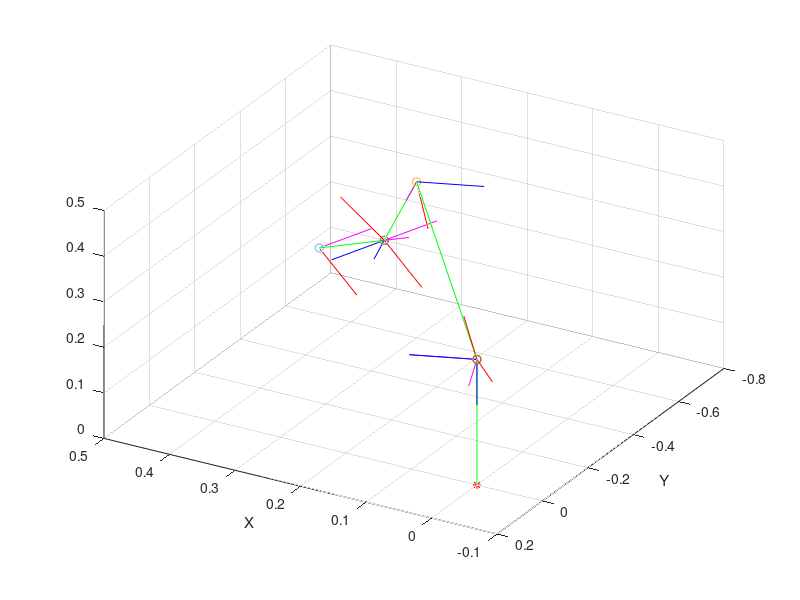

This chart was generated by the following MATLAB code:
%Simon Michaud
%Creation: 2018-10-05
%Modifications

clear all;
% theta = [90,270,90,270,270,270];
% theta = [180, 180,180,180,180,180];
theta = [238,238,100,210,200,0];
%% Variables pour la cinematique du robot    
q(1) = theta(1);
q(2) = theta(2)-90;
q(3) = theta(3)+90;
q(4) = -theta(4);
q(5) = -theta(5);
q(6) = theta(6);


D1 = 0.2755;
D2 = 0.4100;
D3 = 0.2073;
D4 = 0.1038;
D5 = 0.1038;
D6 = 0.16;
e2 = 0.0098;

%% Parametres DH du manipulateur
DH = [0, 0, -D1, q(1); -pi/2, 0, 0, q(2); pi ,D2, -e2, q(3); 3*pi/2, 0, (D3+D4), q(4); pi/2, 0, 0, q(5); 3*pi/2, 0, -(D5+D6), q(6)];

alpha(1)=DH(1,1);
alpha(2)=DH(2,1);
alpha(3)=DH(3,1);
alpha(4)=DH(4,1);
alpha(5)=DH(5,1);
alpha(6)=DH(6,1);

d(1)=DH(1,3);
d(2)=DH(2,3);
d(3)=DH(3,3);
d(4)=DH(4,3);
d(5)=DH(5,3);
d(6)=DH(6,3);

a(1)=DH(1,2);
a(2)=DH(2,2);
a(3)=DH(3,2);
a(4)=DH(4,2);
a(5)=DH(5,2);
a(6)=DH(6,2);

%% Creation des matrices de rotation et de transformation entre les frames
for i=1:6
    T(:,:,i)=[cosd(q(i)) -sind(q(i)) 0 a(i);...
        sind(q(i))*cos(alpha(i)) cos(alpha(i))*cosd(q(i)) -sin(alpha(i)) -d(i)*sin(alpha(i)); ...
        sind(q(i))*sin(alpha(i)) cosd(q(i))*sin(alpha(i)) cos(alpha(i)) d(i)*cos(alpha(i));...
        0 0 0 1];
    Ri_i1(:,:,i) = [cosd(q(i)) -sind(q(i)) 0;...
        sind(q(i))*cos(alpha(i)) cos(alpha(i))*cosd(q(i)) -sin(alpha(i)) ; ...
        sind(q(i))*sin(alpha(i)) cosd(q(i))*sin(alpha(i)) cos(alpha(i))];
    Ri1_i(:,:,i) = transpose(Ri_i1(:,:,i));
           
end
%% Creation des matrices de transformation et de rotation en fonction du frame de reference
T0=[1 0 0 0; 0 -1 0 0; 0 0 -1 0; 0 0 0 1];
T0(:,:,1) = T0 *T(:,:,1);
R0 = [1 0 0; 0 -1 0; 0 0 -1];
R0(:,:,1) = R0*Ri_i1(:,:,1);
Pi_i1(:,:,1) = [T0(1,4,1), T0(2,4,1), T0(3,4,1)];
for i = 2:6
    T0(:,:,i) = T0(:,:,i-1) *T(:,:,i);
    R0(:,:,i) = R0(:,:,i-1)*Ri_i1(:,:,i);
    Pi_i1(:,:,i) = [T0(1,4,i), T0(2,4,i), T0(3,4,i)];
end
%% Vecteurs unitaires des differentes bases vectorielles
for i = 1:6
   ux(:,:,i) = transpose([T0(1,4,i), T0(2,4,i), T0(3,4,i)]) + R0(:,:,i)*[0.1;0;0]; 
   uy(:,:,i) = transpose([T0(1,4,i), T0(2,4,i), T0(3,4,i)]) + R0(:,:,i)*[0;0.1;0]; 
   uz(:,:,i) = transpose([T0(1,4,i), T0(2,4,i), T0(3,4,i)]) + R0(:,:,i)*[0;0;0.1]; 
end

%% plot 
figure(1)
plot3([ 0 T0(1,4,1) T0(1,4,2) T0(1,4,3) T0(1,4,4) T0(1,4,5) T0(1,4,6)],[0  T0(2,4,1) T0(2,4,2) T0(2,4,3) T0(2,4,4) T0(2,4,5) T0(2,4,6)],[0 T0(3,4,1) T0(3,4,2) T0(3,4,3) T0(3,4,4) T0(3,4,5) T0(3,4,6)], 'g')
 xlabel('X')
   ylabel('Y')
%    xlim([-1 1])
%    ylim([-1 1])
%    zlim([-0.1 1.3])
   view(210,40)
grid on
hold on 

plot3([0],[0],[0], '-r*')
for i=1:6
   plot3([Pi_i1(1,1,i)], [Pi_i1(1,2,i)], [Pi_i1(1,3,i)], '-o') 
   plot3([Pi_i1(1,1,i) ux(1,1,i)], [Pi_i1(1,2,i) ux(2,1,i)], [Pi_i1(1,3,i) ux(3,1,i)], 'r')
   plot3([Pi_i1(1,1,i) uy(1,1,i)], [Pi_i1(1,2,i) uy(2,1,i)], [Pi_i1(1,3,i) uy(3,1,i)], 'm')
   plot3([Pi_i1(1,1,i) uz(1,1,i)], [Pi_i1(1,2,i) uz(2,1,i)], [Pi_i1(1,3,i) uz(3,1,i)], 'b')
end





